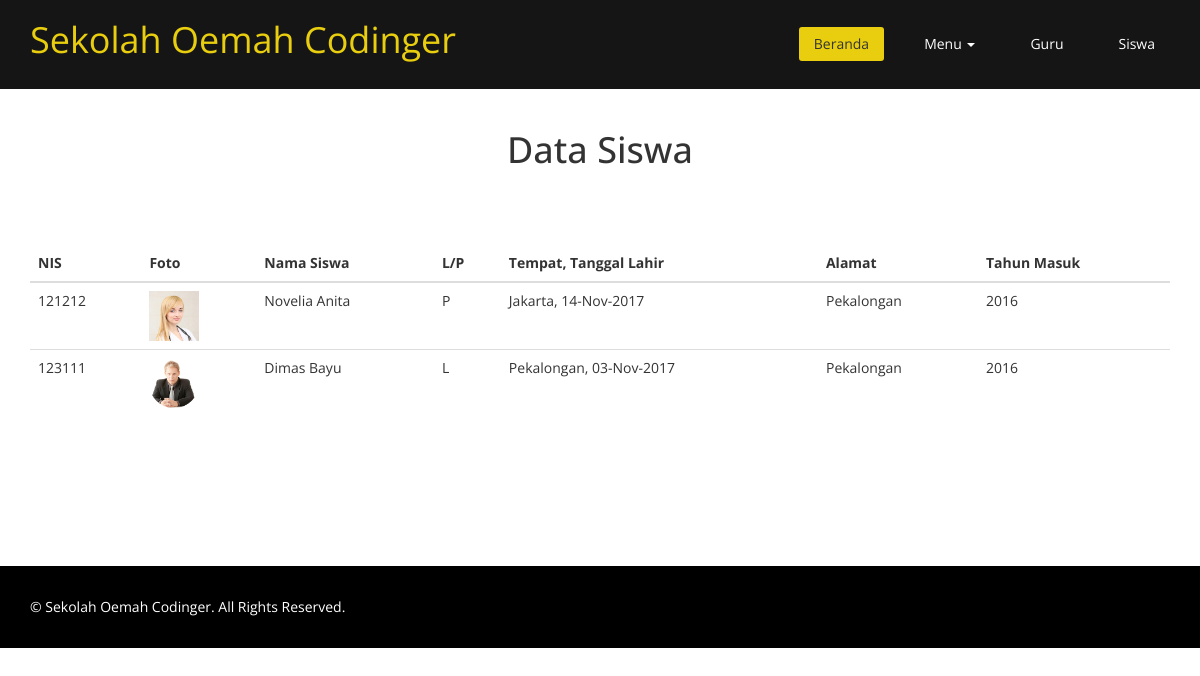
The app's page /index.php?page=siswa with its own data.
### tables this page shows
CREATE TABLE `tb_siswa` (
  `nis` varchar(10) NOT NULL,
  `foto` varchar(50) NOT NULL,
  `nama_siswa` varchar(45) NOT NULL,
  `jk` enum('L','P') NOT NULL,
  `tmp_lahir` varchar(25) NOT NULL,
  `tgl_lahir` date NOT NULL,
  `alamat` text NOT NULL,
  `tahun_masuk` int(4) NOT NULL
);

### siswa.php (the view)
<section id="about-us">
        <div class="container">
			<div class="skill-wrap clearfix">
				<div class="center wow fadeInDown">
					<h2>Data Siswa</h2>
                </div>
                <table class="table table-responsive table-hover">
                    <thead>
                        <tr>
                            <th>NIS</th>
                            <th>Foto</th>
                            <th>Nama Siswa</th>
                            <th>L/P</th>
                            <th>Tempat, Tanggal Lahir</th>
                            <th>Alamat</th>
                            <th>Tahun Masuk</th>
                        </tr>
                    </thead>
                    <tbody>
                    <?php
                        $sql = mysqli_query($koneksi, "SELECT * FROM tb_siswa");
                        while($data = mysqli_fetch_array($sql)){
                    ?>
                        <tr>
                            <td><?php echo $data['nis'] ?></td>
                            <td><img src="images/siswa/<?php echo $data['foto'] ?>" alt="<?php echo $data['foto'] ?>" width=50px height=50px></td>
                            <td><?php echo $data['nama_siswa'] ?></td>
                            <td><?php echo $data['jk'] ?></td>
                            <td><?php echo $data['tmp_lahir'].', '.date('d-M-Y', strtotime($data['tgl_lahir'])) ?></td>
                            <td><?php echo $data['alamat'] ?></td>
                            <td><?php echo $data['tahun_masuk'] ?></td>
                        </tr>
                        <?php } ?>
                    </tbody>
                </table>
			</div>
		</div>
</section>

### css/style.css (style rules this page uses)
body { background: #fff; font-family:'Open Sans', Arial, sans-serif; color:#333; line-height:1.6em; }
h1, h2, h3, h4, h5, h6 { font-weight:500; font-family:'Open Sans', Arial, sans-serif; color:#333; }
h2 { font-size: 20px; }
.center h2 { font-size: 36px; margin-top: 0; margin-bottom: 20px; }
body > section { padding: 70px 0; }
.center { text-align: center; padding-bottom: 55px; }
.skill-wrap { display: block; overflow: hidden; margin: 60px 0; }

### records on screen
tb_siswa: nis "121212", foto (picture), nama_siswa "Novelia Anita", jk "P", tmp_lahir "Jakarta", tgl_lahir "14-Nov-2017", alamat "Pekalongan", tahun_masuk "2016"
tb_siswa: nis "123111", foto (picture), nama_siswa "Dimas Bayu", jk "L", tmp_lahir "Pekalongan", tgl_lahir "03-Nov-2017", alamat "Pekalongan", tahun_masuk "2016"
